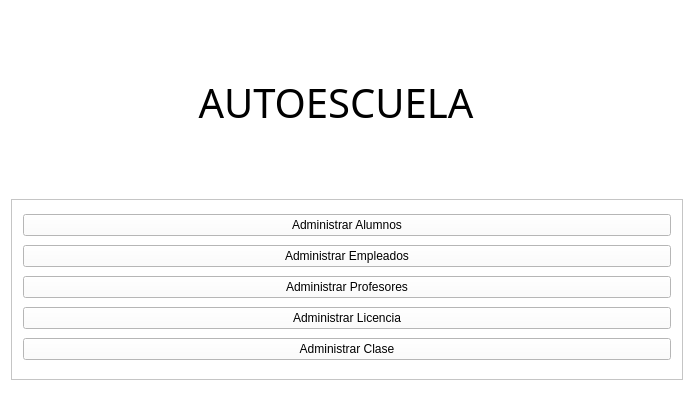
<?xml version="1.0" encoding="UTF-8"?>
<ui version="4.0">
 <class>MainWindow</class>
 <widget class="QMainWindow" name="MainWindow">
  <property name="geometry">
   <rect>
    <x>0</x>
    <y>0</y>
    <width>694</width>
    <height>413</height>
   </rect>
  </property>
  <property name="windowTitle">
   <string>MainWindow</string>
  </property>
  <property name="styleSheet">
   <string notr="true">background-color: white;</string>
  </property>
  <widget class="QWidget" name="centralWidget">
   <layout class="QVBoxLayout" name="verticalLayout_2">
    <item>
     <widget class="QLabel" name="label">
      <property name="font">
       <font>
        <family>Noto Sans Canadian Aboriginal</family>
        <pointsize>30</pointsize>
       </font>
      </property>
      <property name="text">
       <string>                AUTOESCUELA</string>
      </property>
      <property name="textFormat">
       <enum>Qt::AutoText</enum>
      </property>
      <property name="scaledContents">
       <bool>false</bool>
      </property>
     </widget>
    </item>
    <item>
     <widget class="QFrame" name="frame">
      <property name="frameShape">
       <enum>QFrame::StyledPanel</enum>
      </property>
      <property name="frameShadow">
       <enum>QFrame::Raised</enum>
      </property>
      <layout class="QVBoxLayout" name="verticalLayout">
       <item>
        <widget class="QPushButton" name="AdminAlumnosButton">
         <property name="text">
          <string>Administrar Alumnos</string>
         </property>
        </widget>
       </item>
       <item>
        <widget class="QPushButton" name="AdminEmpleadosButton">
         <property name="text">
          <string>Administrar Empleados</string>
         </property>
        </widget>
       </item>
       <item>
        <widget class="QPushButton" name="AdminProfesoresButton">
         <property name="text">
          <string>Administrar Profesores</string>
         </property>
        </widget>
       </item>
       <item>
        <widget class="QPushButton" name="AdminLicenciaButton">
         <property name="text">
          <string>Administrar Licencia</string>
         </property>
        </widget>
       </item>
       <item>
        <widget class="QPushButton" name="AdminClaseButton">
         <property name="text">
          <string>Administrar Clase</string>
         </property>
        </widget>
       </item>
      </layout>
     </widget>
    </item>
   </layout>
  </widget>
  <widget class="QStatusBar" name="statusBar"/>
 </widget>
 <layoutdefault spacing="6" margin="11"/>
 <resources/>
 <connections/>
</ui>
